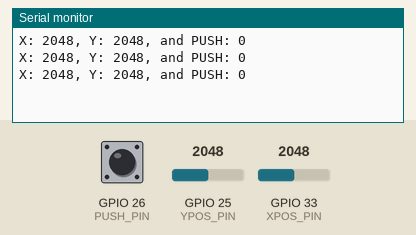
This sketch was run on a simulated ESP32. Shown: the last lines printed to the serial monitor. The inputs (shaded band) are chosen by the test bench; at power-on: GPIO 25 (YPOS_PIN) = 2048, GPIO 33 (XPOS_PIN) = 2048, GPIO 26 (PUSH_PIN) LOW.

Above: at 1.3 s.
1.4 s: GPIO 25 (YPOS_PIN) set to 2866
At 1.9 s:
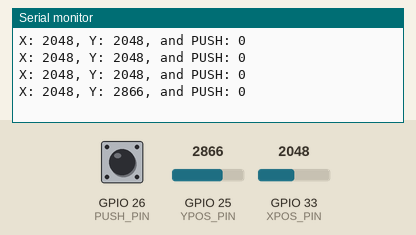
2.9 s: GPIO 33 (XPOS_PIN) set to 2866
At 3.4 s:
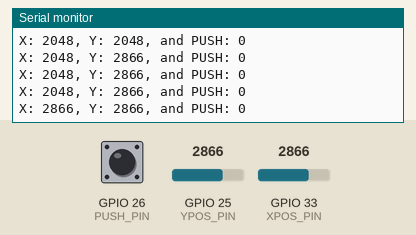
4.4 s: GPIO 26 (PUSH_PIN) pulled HIGH for 0.6 s
At 4.9 s:
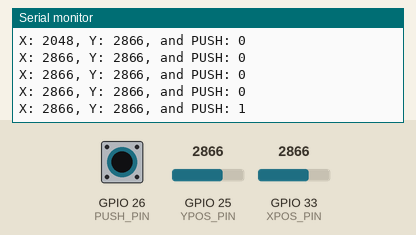
6.5 s: GPIO 25 (YPOS_PIN) set to 3603
At 6.9 s:
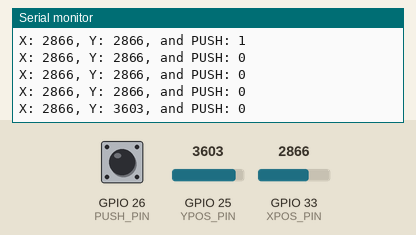
8.0 s: GPIO 26 (PUSH_PIN) pulled HIGH for 1 s
At 8.3 s:
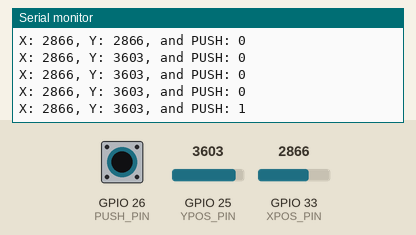
10.5 s: GPIO 33 (XPOS_PIN) set to 3603
At 10.9 s:
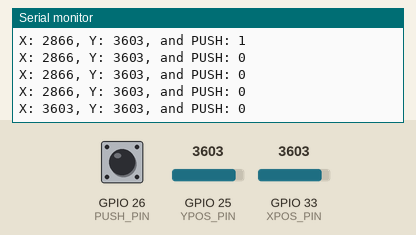
Timing chart, 0 to 13.0 s (numbered marks = the images above; inputs shaded):
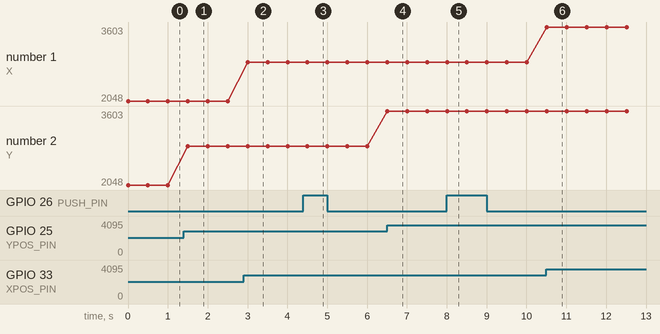

The sketch:

read_joystick.ino
```cpp
const uint8_t XPOS_PIN = 33;
const uint8_t YPOS_PIN = 25;
const uint8_t PUSH_PIN = 26;

void setup()
{
  pinMode(XPOS_PIN, INPUT);
  pinMode(YPOS_PIN, INPUT);
  pinMode(PUSH_PIN, INPUT);

  Serial.begin(115200);
}

void loop()
{
  Serial.print("X: ");
  Serial.print(analogRead(XPOS_PIN));

  Serial.print(", Y: ");
  Serial.print(analogRead(YPOS_PIN));

  Serial.print(", and PUSH: ");
  Serial.println(digitalRead(PUSH_PIN));

  delay(500);
}
```

Measured:
- after the input at 1.4 s, the serial monitor: prints a new line after 0.10 s (image 1)
- after the input at 2.9 s, the serial monitor: prints a new line after 0.10 s (image 2)
- after the input at 4.4 s, the serial monitor: prints a new line after 0.10 s (image 3)
- after the input at 6.5 s, the serial monitor: prints a new line at once (image 4)
- after the input at 8.0 s, the serial monitor: prints a new line at once (image 5)
- after the input at 10.5 s, the serial monitor: prints a new line at once (image 6)
- plotted number 2: 2048 → 2866 after the input at 1.4 s, 2866 → 3603 after the input at 6.5 s
